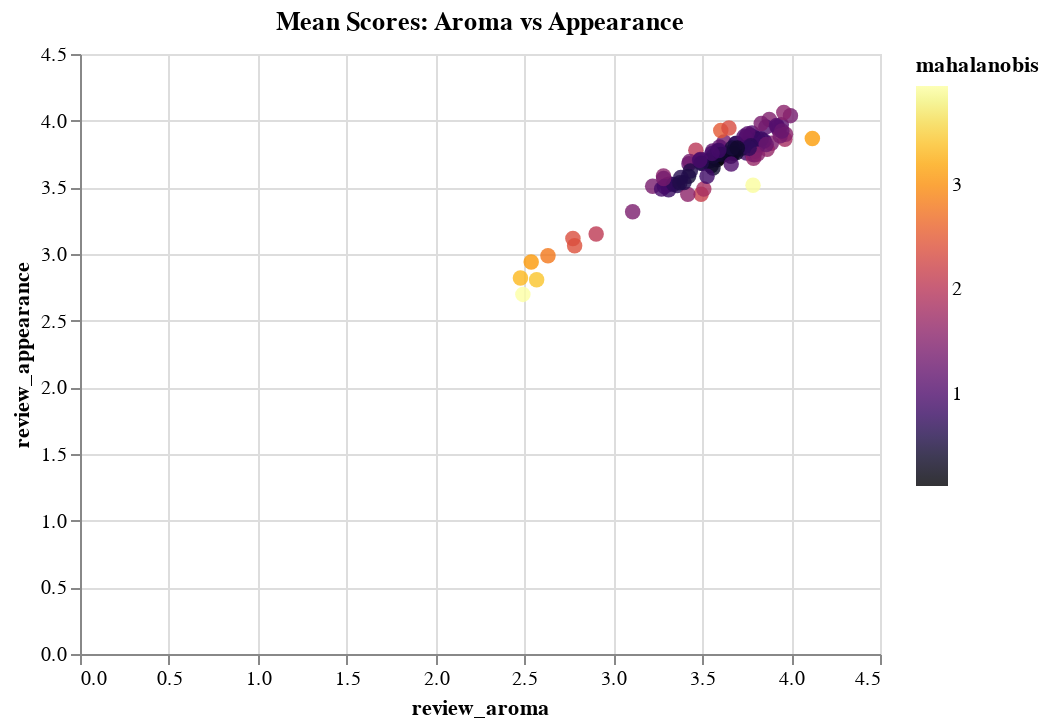

Write notebook code for a chart like this one.
### Code cell
alt.Chart(df_styles_grouped).mark_circle(size=60, opacity=0.8).encode(
    x='review_aroma',
    y='review_appearance',
    color = alt.Color('mahalanobis',
                      scale = alt.Scale(scheme='inferno')),
    tooltip=['Beer_Style:N']).properties(
    title='Mean Scores: Aroma vs Appearance').interactive()

### Figure 1 — Vega-Lite specification as saved in the notebook (floating-point values rounded to 4 significant figures)
{"config": {"view": {"continuousWidth": 400, "continuousHeight": 300}}, "data": {"name": "data-c45f0f3f2ed07990d1bab713a05c57d6"}, "mark": {"type": "circle", "opacity": 0.8, "size": 60}, "encoding": {"color": {"type": "quantitative", "field": "mahalanobis", "scale": {"scheme": "inferno"}}, "tooltip": [{"type": "nominal", "field": "Beer_Style"}], "x": {"type": "quantitative", "field": "review_aroma"}, "y": {"type": "quantitative", "field": "review_appearance"}}, "selection": {"selector005": {"type": "interval", "bind": "scales", "encodings": ["x", "y"]}}, "title": "Mean Scores: Aroma vs Appearance", "$schema": "https://vega.github.io/schema/vega-lite/v4.8.1.json", "datasets": {"data-c45f0f3f2ed07990d1bab713a05c57d6": [{"Beer_Style": "Altbier", "review_aroma": 3.623, "review_appearance": 3.839, "mahalanobis": 1.337}, {"Beer_Style": "American Adjunct Lager", "review_aroma": 2.478, "review_appearance": 2.821, "mahalanobis": 3.335}, {"Beer_Style": "American Amber / Red Ale", "review_aroma": 3.501, "review_appearance": 3.707, "mahalanobis": 0.8457}, {"Beer_Style": "American Amber / Red Lager", "review_aroma": 3.221, "review_appearance": 3.508, "mahalanobis": 1.379}, {"Beer_Style": "American Barleywine", "review_aroma": 3.931, "review_appearance": 3.929, "mahalanobis": 1.115}, {"Beer_Style": "American Black Ale", "review_aroma": 3.877, "review_appearance": 4.009, "mahalanobis": 1.445}, {"Beer_Style": "American Blonde Ale", "review_aroma": 3.311, "review_appearance": 3.482, "mahalanobis": 0.7895}, {"Beer_Style": "American Brown Ale", "review_aroma": 3.687, "review_appearance": 3.827, "mahalanobis": 0.7177}, {"Beer_Style": "American Dark Wheat Ale", "review_aroma": 3.586, "review_appearance": 3.76, "mahalanobis": 0.7213}, {"Beer_Style": "American Double / Imperial IPA", "review_aroma": 3.945, "review_appearance": 3.969, "mahalanobis": 1.121}, {"Beer_Style": "American Double / Imperial Pilsner", "review_aroma": 3.789, "review_appearance": 3.878, "mahalanobis": 0.7387}, {"Beer_Style": "American Double / Imperial Stout", "review_aroma": 3.996, "review_appearance": 4.038, "mahalanobis": 1.342}, {"Beer_Style": "American IPA", "review_aroma": 3.785, "review_appearance": 3.874, "mahalanobis": 0.7251}, {"Beer_Style": "American Malt Liquor", "review_aroma": 2.538, "review_appearance": 2.94, "mahalanobis": 3.077}, {"Beer_Style": "American Pale Ale (APA)", "review_aroma": 3.597, "review_appearance": 3.724, "mahalanobis": 0.2145}, {"Beer_Style": "American Pale Lager", "review_aroma": 3.109, "review_appearance": 3.317, "mahalanobis": 1.418}, {"Beer_Style": "American Pale Wheat Ale", "review_aroma": 3.36, "review_appearance": 3.514, "mahalanobis": 0.6606}, {"Beer_Style": "American Porter", "review_aroma": 3.77, "review_appearance": 3.889, "mahalanobis": 0.8761}, {"Beer_Style": "American Stout", "review_aroma": 3.78, "review_appearance": 3.907, "mahalanobis": 0.9836}, {"Beer_Style": "American Strong Ale", "review_aroma": 3.812, "review_appearance": 3.862, "mahalanobis": 0.7252}, {"Beer_Style": "American Wild Ale", "review_aroma": 3.965, "review_appearance": 3.861, "mahalanobis": 1.813}, {"Beer_Style": "Baltic Porter", "review_aroma": 3.858, "review_appearance": 3.952, "mahalanobis": 1.06}, {"Beer_Style": "Belgian Dark Ale", "review_aroma": 3.583, "review_appearance": 3.706, "mahalanobis": 0.115}, {"Beer_Style": "Belgian IPA", "review_aroma": 3.919, "review_appearance": 3.964, "mahalanobis": 1.067}, {"Beer_Style": "Belgian Pale Ale", "review_aroma": 3.55, "review_appearance": 3.661, "mahalanobis": 0.1467}, {"Beer_Style": "Belgian Strong Dark Ale", "review_aroma": 3.74, "review_appearance": 3.827, "mahalanobis": 0.5369}, {"Beer_Style": "Belgian Strong Pale Ale", "review_aroma": 3.749, "review_appearance": 3.757, "mahalanobis": 0.9054}, {"Beer_Style": "Berliner Weissbier", "review_aroma": 3.781, "review_appearance": 3.748, "mahalanobis": 1.28}, {"Beer_Style": "Bière de Champagne / Bière Brut", "review_aroma": 3.604, "review_appearance": 3.926, "mahalanobis": 2.503}, {"Beer_Style": "Bière de Garde", "review_aroma": 3.667, "review_appearance": 3.768, "mahalanobis": 0.3096}, {"Beer_Style": "Black & Tan", "review_aroma": 3.464, "review_appearance": 3.779, "mahalanobis": 2.01}, {"Beer_Style": "Bock", "review_aroma": 3.502, "review_appearance": 3.68, "mahalanobis": 0.5392}, {"Beer_Style": "Braggot", "review_aroma": 3.789, "review_appearance": 3.718, "mahalanobis": 1.665}, {"Beer_Style": "California Common / Steam Beer", "review_aroma": 3.559, "review_appearance": 3.772, "mahalanobis": 1.094}, {"Beer_Style": "Chile Beer", "review_aroma": 3.494, "review_appearance": 3.448, "mahalanobis": 2.158}, {"Beer_Style": "Cream Ale", "review_aroma": 3.303, "review_appearance": 3.52, "mahalanobis": 0.8655}, {"Beer_Style": "Czech Pilsener", "review_aroma": 3.317, "review_appearance": 3.524, "mahalanobis": 0.7969}, {"Beer_Style": "Doppelbock", "review_aroma": 3.726, "review_appearance": 3.794, "mahalanobis": 0.4759}, {"Beer_Style": "Dortmunder / Export Lager", "review_aroma": 3.272, "review_appearance": 3.488, "mahalanobis": 0.9195}, {"Beer_Style": "Dubbel", "review_aroma": 3.69, "review_appearance": 3.759, "mahalanobis": 0.4137}, {"Beer_Style": "Dunkelweizen", "review_aroma": 3.628, "review_appearance": 3.75, "mahalanobis": 0.2926}, {"Beer_Style": "Eisbock", "review_aroma": 3.921, "review_appearance": 3.953, "mahalanobis": 1.051}, {"Beer_Style": "English Barleywine", "review_aroma": 3.889, "review_appearance": 3.831, "mahalanobis": 1.43}, {"Beer_Style": "English Bitter", "review_aroma": 3.425, "review_appearance": 3.676, "mahalanobis": 1.198}, {"Beer_Style": "English Brown Ale", "review_aroma": 3.545, "review_appearance": 3.701, "mahalanobis": 0.3757}, {"Beer_Style": "English Dark Mild Ale", "review_aroma": 3.586, "review_appearance": 3.773, "mahalanobis": 0.8713}, {"Beer_Style": "English India Pale Ale (IPA)", "review_aroma": 3.563, "review_appearance": 3.735, "mahalanobis": 0.6227}, {"Beer_Style": "English Pale Ale", "review_aroma": 3.423, "review_appearance": 3.583, "mahalanobis": 0.4386}, {"Beer_Style": "English Pale Mild Ale", "review_aroma": 3.38, "review_appearance": 3.574, "mahalanobis": 0.6451}, {"Beer_Style": "English Porter", "review_aroma": 3.693, "review_appearance": 3.83, "mahalanobis": 0.7198}, {"Beer_Style": "English Stout", "review_aroma": 3.594, "review_appearance": 3.754, "mahalanobis": 0.5791}, {"Beer_Style": "English Strong Ale", "review_aroma": 3.675, "review_appearance": 3.755, "mahalanobis": 0.335}, {"Beer_Style": "Euro Dark Lager", "review_aroma": 3.282, "review_appearance": 3.586, "mahalanobis": 1.553}, {"Beer_Style": "Euro Pale Lager", "review_aroma": 2.782, "review_appearance": 3.062, "mahalanobis": 2.405}, {"Beer_Style": "Euro Strong Lager", "review_aroma": 2.773, "review_appearance": 3.117, "mahalanobis": 2.382}, {"Beer_Style": "Extra Special / Strong Bitter (ESB)", "review_aroma": 3.598, "review_appearance": 3.803, "mahalanobis": 1.121}, {"Beer_Style": "Faro", "review_aroma": 3.661, "review_appearance": 3.733, "mahalanobis": 0.3709}, {"Beer_Style": "Flanders Oud Bruin", "review_aroma": 3.803, "review_appearance": 3.791, "mahalanobis": 1.061}, {"Beer_Style": "Flanders Red Ale", "review_aroma": 3.865, "review_appearance": 3.785, "mahalanobis": 1.658}, {"Beer_Style": "Foreign / Export Stout", "review_aroma": 3.746, "review_appearance": 3.876, "mahalanobis": 0.8684}, {"Beer_Style": "Fruit / Vegetable Beer", "review_aroma": 3.419, "review_appearance": 3.447, "mahalanobis": 1.577}, {"Beer_Style": "German Pilsener", "review_aroma": 3.287, "review_appearance": 3.506, "mahalanobis": 0.8951}, {"Beer_Style": "Gose", "review_aroma": 3.832, "review_appearance": 3.979, "mahalanobis": 1.393}, {"Beer_Style": "Gueuze", "review_aroma": 3.969, "review_appearance": 3.898, "mahalanobis": 1.541}, {"Beer_Style": "Happoshu", "review_aroma": 2.491, "review_appearance": 2.697, "mahalanobis": 3.949}, {"Beer_Style": "Hefeweizen", "review_aroma": 3.561, "review_appearance": 3.645, "mahalanobis": 0.4213}, {"Beer_Style": "Herbed / Spiced Beer", "review_aroma": 3.509, "review_appearance": 3.488, "mahalanobis": 1.824}, {"Beer_Style": "Irish Dry Stout", "review_aroma": 3.65, "review_appearance": 3.945, "mahalanobis": 2.344}, {"Beer_Style": "Irish Red Ale", "review_aroma": 3.43, "review_appearance": 3.693, "mahalanobis": 1.342}, {"Beer_Style": "Japanese Rice Lager", "review_aroma": 2.903, "review_appearance": 3.151, "mahalanobis": 2.056}, {"Beer_Style": "Keller Bier / Zwickel Bier", "review_aroma": 3.49, "review_appearance": 3.709, "mahalanobis": 0.9796}, {"Beer_Style": "Kristalweizen", "review_aroma": 3.34, "review_appearance": 3.522, "mahalanobis": 0.6861}, {"Beer_Style": "Kvass", "review_aroma": 3.398, "review_appearance": 3.535, "mahalanobis": 0.5901}, {"Beer_Style": "Kölsch", "review_aroma": 3.433, "review_appearance": 3.622, "mahalanobis": 0.5837}, {"Beer_Style": "Lambic - Fruit", "review_aroma": 3.756, "review_appearance": 3.826, "mahalanobis": 0.5556}, {"Beer_Style": "Lambic - Unblended", "review_aroma": 4.119, "review_appearance": 3.866, "mahalanobis": 3.112}, {"Beer_Style": "Light Lager", "review_aroma": 2.569, "review_appearance": 2.806, "mahalanobis": 3.425}, {"Beer_Style": "Low Alcohol Beer", "review_aroma": 2.632, "review_appearance": 2.986, "mahalanobis": 2.795}, {"Beer_Style": "Maibock / Helles Bock", "review_aroma": 3.605, "review_appearance": 3.747, "mahalanobis": 0.4094}, {"Beer_Style": "Milk / Sweet Stout", "review_aroma": 3.736, "review_appearance": 3.882, "mahalanobis": 0.985}, {"Beer_Style": "Munich Dunkel Lager", "review_aroma": 3.494, "review_appearance": 3.68, "mahalanobis": 0.6161}, {"Beer_Style": "Munich Helles Lager", "review_aroma": 3.375, "review_appearance": 3.535, "mahalanobis": 0.5886}, {"Beer_Style": "Märzen / Oktoberfest", "review_aroma": 3.486, "review_appearance": 3.702, "mahalanobis": 0.935}, {"Beer_Style": "Oatmeal Stout", "review_aroma": 3.757, "review_appearance": 3.902, "mahalanobis": 1.067}, {"Beer_Style": "Old Ale", "review_aroma": 3.848, "review_appearance": 3.848, "mahalanobis": 0.9744}, {"Beer_Style": "Pumpkin Ale", "review_aroma": 3.792, "review_appearance": 3.745, "mahalanobis": 1.408}, {"Beer_Style": "Quadrupel (Quad)", "review_aroma": 3.939, "review_appearance": 3.886, "mahalanobis": 1.391}, {"Beer_Style": "Rauchbier", "review_aroma": 3.797, "review_appearance": 3.77, "mahalanobis": 1.202}, {"Beer_Style": "Roggenbier", "review_aroma": 3.815, "review_appearance": 3.817, "mahalanobis": 0.9454}, {"Beer_Style": "Russian Imperial Stout", "review_aroma": 3.959, "review_appearance": 4.061, "mahalanobis": 1.547}, {"Beer_Style": "Rye Beer", "review_aroma": 3.669, "review_appearance": 3.795, "mahalanobis": 0.5094}, {"Beer_Style": "Sahti", "review_aroma": 3.786, "review_appearance": 3.516, "mahalanobis": 3.924}, {"Beer_Style": "Saison / Farmhouse Ale", "review_aroma": 3.832, "review_appearance": 3.863, "mahalanobis": 0.8078}, {"Beer_Style": "Schwarzbier", "review_aroma": 3.593, "review_appearance": 3.777, "mahalanobis": 0.8516}, {"Beer_Style": "Scotch Ale / Wee Heavy", "review_aroma": 3.773, "review_appearance": 3.812, "mahalanobis": 0.6756}, {"Beer_Style": "Scottish Ale", "review_aroma": 3.555, "review_appearance": 3.755, "mahalanobis": 0.9146}, {"Beer_Style": "Scottish Gruit / Ancient Herbed Ale", "review_aroma": 3.663, "review_appearance": 3.674, "mahalanobis": 0.9968}, {"Beer_Style": "Smoked Beer", "review_aroma": 3.811, "review_appearance": 3.749, "mahalanobis": 1.534}, {"Beer_Style": "Tripel", "review_aroma": 3.764, "review_appearance": 3.793, "mahalanobis": 0.7209}, {"Beer_Style": "Vienna Lager", "review_aroma": 3.283, "review_appearance": 3.566, "mahalanobis": 1.353}, {"Beer_Style": "Weizenbock", "review_aroma": 3.86, "review_appearance": 3.82, "mahalanobis": 1.279}, {"Beer_Style": "Wheatwine", "review_aroma": 3.948, "review_appearance": 3.923, "mahalanobis": 1.232}, {"Beer_Style": "Winter Warmer", "review_aroma": 3.697, "review_appearance": 3.795, "mahalanobis": 0.4125}, {"Beer_Style": "Witbier", "review_aroma": 3.527, "review_appearance": 3.584, "mahalanobis": 0.8537}]}}
